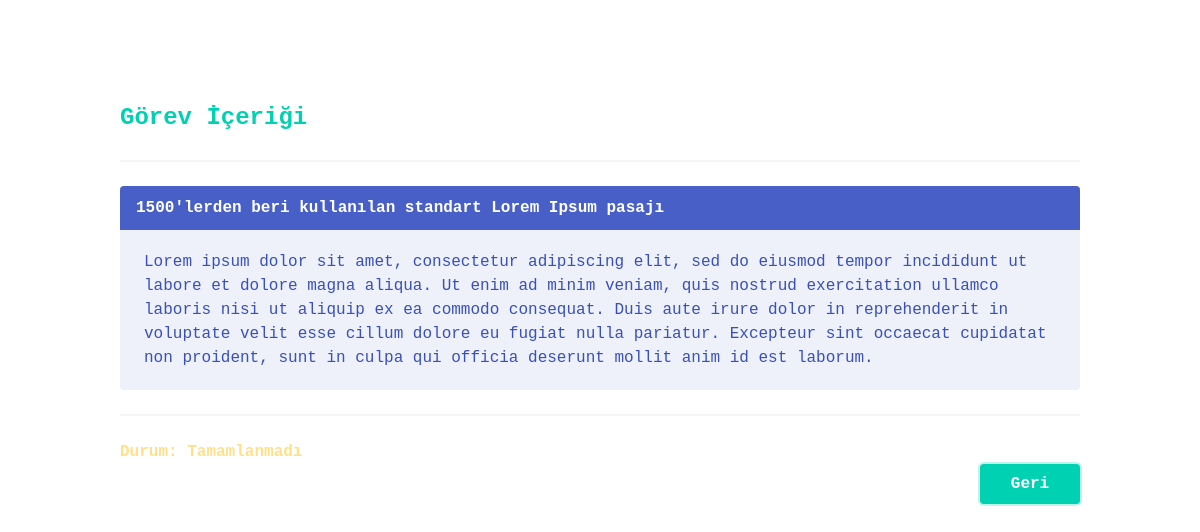
The page /details/1 on the database its author committed.
### todoApp.py (models this page shows)
class Todo(db.Model):
    id = db.Column(db.Integer, primary_key=True)
    title = db.Column(db.String(100))
    content = db.Column(db.Text)
    status = db.Column(db.Boolean)

### todoApp.py (the view)
@app.route('/details/<string:id>')
def detaylar(id):
    todo = Todo.query.filter_by(id=id).first()
    todoAll = Todo.query.all()
    if todo in todoAll:
        return render_template('details.html', todo=todo)
    else:
        return redirect(url_for('index'))

### templates/details.html (shortened to what this page needs)
<!DOCTYPE html>
<html lang="tr" dir="ltr">
    <head>
        <link rel="stylesheet" href="https://cdnjs.cloudflare.com/ajax/libs/bulma/0.7.4/css/bulma.min.css">
    </head>
    <body>
        <div style="margin-top:100px;" class="container is-family-monospace">
            <h3 class="label is-large has-text-primary"><b>Görev İçeriği</b></h3>
            <hr>
            <article class="message is-link is-hoverable">
                <div class="message-header">
                    <p>{{ todo.title }}</p>
                </div>
                <div class="message-body">
                    <p>{{ todo.content }}</p>
                </div>
            </article>
            <hr>
            {% if todo.status %}
            <p class="has-text-success has-text-weight-semibold">Durum: Tamamlandı</p>
            {% else %}
            <p class="has-text-warning has-text-weight-semibold">Durum: Tamamlanmadı</p>
            {% endif %}
            <a href="/" style="float:right;width:100px;" class="button is-primary is-normal is-focused has-text-weight-semibold">Geri</a>
        </div>
    </body>
</html>

### rows shown on the page
Todo: title "1500'lerden beri kullanılan standart Lorem Ipsum pasajı", content "Lorem ipsum dolor sit amet, consectetur adipiscing elit, sed do eiusmod tempor incididunt ut labore et dolore magna aliqua. Ut enim ad minim veniam, quis nostrud exercitation ullamco laboris nisi ut aliquip ex ea commodo consequat. Duis aute irure dolor in reprehenderit in voluptate velit esse cillum dolore eu fugiat nulla pariatur. Excepteur sint occaecat cupidatat non proident, sunt in culpa qui officia deserunt mollit anim id est laborum."
